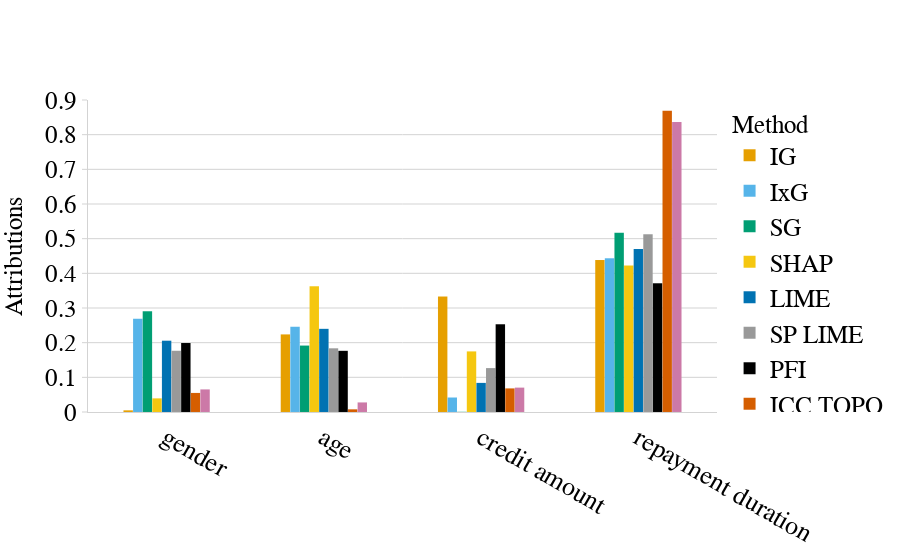

Notebook source saved alongside this figure:
### Code cell
# Load JSON
with open(PREFIX + "attributions/german/attribution.json", "r") as f:
    data = json.load(f)
global_explanations = data['global_explanations']    
generate_attr_plot(global_explanations,config)

### Figure 1 — Plotly figure (JSON) as saved in the notebook; plotly's stock layout.template omitted (floating-point values rounded to 4 significant figures)
{"data": [{"marker": {"color": "#E69F00", "line": {"width": 0.05}}, "name": "IG", "type": "bar", "width": 0.06, "x": ["gender", "age", "credit amount", "repayment duration"], "y": [0.004815, 0.2239, 0.3331, 0.4383]}, {"marker": {"color": "#56B4E9", "line": {"width": 0.05}}, "name": "IxG", "type": "bar", "width": 0.06, "x": ["gender", "age", "credit amount", "repayment duration"], "y": [0.2691, 0.2458, 0.04185, 0.4432]}, {"marker": {"color": "#009E73", "line": {"width": 0.05}}, "name": "SG", "type": "bar", "width": 0.06, "x": ["gender", "age", "credit amount", "repayment duration"], "y": [0.2908, 0.1917, 0.0005941, 0.5169]}, {"marker": {"color": "#F5C710", "line": {"width": 0.05}}, "name": "SHAP", "type": "bar", "width": 0.06, "x": ["gender", "age", "credit amount", "repayment duration"], "y": [0.03935, 0.3629, 0.1748, 0.4229]}, {"marker": {"color": "#0072B2", "line": {"width": 0.05}}, "name": "LIME", "type": "bar", "width": 0.06, "x": ["gender", "age", "credit amount", "repayment duration"], "y": [0.2057, 0.2399, 0.08396, 0.4704]}, {"marker": {"color": "#999999", "line": {"width": 0.05}}, "name": "SP LIME", "type": "bar", "width": 0.06, "x": ["gender", "age", "credit amount", "repayment duration"], "y": [0.1767, 0.1838, 0.1267, 0.5129]}, {"marker": {"color": "#000000", "line": {"width": 0.05}}, "name": "PFI", "type": "bar", "width": 0.06, "x": ["gender", "age", "credit amount", "repayment duration"], "y": [0.1991, 0.1765, 0.2531, 0.3713]}, {"marker": {"color": "#D55E00", "line": {"width": 0.05}}, "name": "ICC TOPO", "type": "bar", "width": 0.06, "x": ["gender", "age", "credit amount", "repayment duration"], "y": [0.05501, 0.007735, 0.06809, 0.8692]}, {"marker": {"color": "#CC79A7", "line": {"width": 0.05}}, "name": "ICC SHAP", "type": "bar", "width": 0.06, "x": ["gender", "age", "credit amount", "repayment duration"], "y": [0.06518, 0.02767, 0.07038, 0.8368]}], "layout": {"bargap": 0.45, "bargroupgap": 1, "barmode": "group", "font": {"size": 14}, "legend": {"font": {"color": "black", "family": "Times New Roman", "size": 25}, "title": {"font": {"color": "black", "family": "Times New Roman", "size": 25}, "text": "Method"}}, "plot_bgcolor": "rgba(0,0,0,0)", "showlegend": true, "xaxis": {"linecolor": "lightgray", "range": [-0.5, 3.5], "showgrid": false, "tickcolor": "lightgray", "tickfont": {"color": "black", "family": "Times New Roman", "size": 26}, "tickmode": "array", "ticktext": ["gender", "age", "credit amount", "repayment duration"], "tickvals": [0, 1, 2, 3]}, "yaxis": {"dtick": 0.1, "gridcolor": "lightgray", "linecolor": "lightgray", "range": [0, 0.9], "showgrid": true, "tickcolor": "lightgray", "tickfont": {"color": "black", "family": "Times New Roman", "size": 25}, "ticks": "outside", "title": {"font": {"color": "black", "family": "Times New Roman", "size": 25}, "text": "Attributions"}}}}
